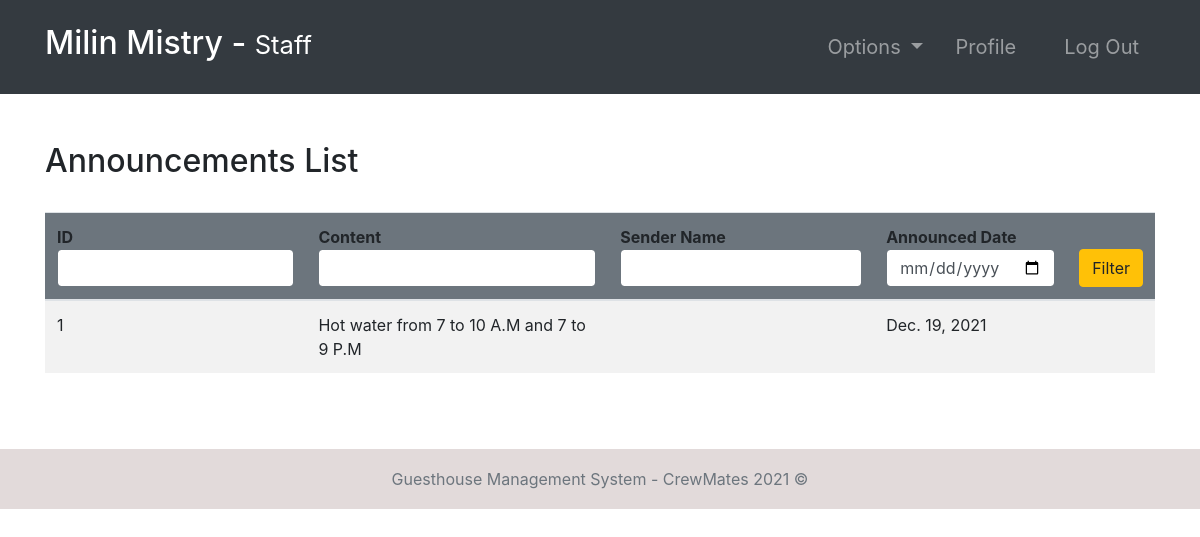
/announcements/ (signed in), run on the app's committed database.
### hotel/models.py (models this page shows, shortened)
class Announcement(models.Model):
    content = models.TextField()
    sender = models.ForeignKey(Employee, null=True, on_delete=models.CASCADE)
    date = models.DateField(default=timezone.now)

### hotel/views.py (the view, shortened to what this page needs)
# urls.py: path('announcements/', announcements, name="announcements"),
@ login_required(login_url='login')
def announcements(request):
    role = str(request.user.groups.all()[0])
    path = role + "/"
    announcements = Announcement.objects.all()
    context = {
        "role": role,
        'announcements': announcements
    }
    return render(request, path + "announcements.html", context)

### Templates/staff/announcements.html
{% extends '../index.html' %}
{% block context %}
{% include '../common_pages/authorized-announcements.html' %}
{% endblock %}

### Templates/incs/nav.html (shortened to what this page needs)
<nav class="navbar navbar-dark bg-dark navbar-expand-lg py-3 " role="navigation">
    <div class="container">
        <a href="" class="navbar-brand">
            <h2 class="text-capitalize">
                {{ request.user.first_name }} {{ request.user.last_name }} -
                <small>
                    {{ role }}
                </small>
            </h2>
        </a>
        <div class="collapse navbar-collapse" id="navbarTags">
            <ul class="navbar-nav ml-auto">
                <li class="nav-item dropdown p-2">
                    <a class="nav-link dropdown-toggle" href="#" id="navbarDropdown" role="button"
                        data-toggle="dropdown" aria-haspopup="true" aria-expanded="false">
                        Options
                    </a>
                </li>
                <li class="nav-item mr-3 p-2">
                    {% if role == 'staff' or role == 'receptionist' or role == 'admin' or role == 'manager' %}
                    <a href="{% url 'employee-profile' user.id %}" class="nav-link">Profile</a>
                    {% endif %}
                </li>
                <li class="nav-item p-2 ">
                    <a href="{% url 'logout' %}" class="nav-link">Log Out</a>
                </li>
            </ul>
        </div>
    </div>
</nav>

### Templates/common_pages/authorized-announcements.html (shortened to what this page needs)
<div class="container py-5">
    <div class="table-header row">
        <div class="col-sm-12 col-md-12 col-lg-4 mb-4">
            <h2>Announcements List</h2>
        </div>
    </div>
    <table class="table table-hover table-striped">
        <thead class="bg-secondary rounded">
            <tr>
                <form action="" method="POST">
                    <th>ID<input type="number" name="id" value="{{id}}" class="form-control border border-secondary">
                    </th>
                    <th>Content<input type="text" name="content" value="{{content}}"
                            class="form-control border border-secondary"></th>
                    <th>Sender Name<input type="text" name="name" value="{{name}}"
                            class="form-control border border-secondary"></th>
                    <th>Announced Date<input type="date" class="form-control border border-secondary" name="date"
                            value="{{date}}"></th>
                    <th><button type="submit" name="filter" class="btn btn-warning w-100">Filter</button></th>
                </form>
            </tr>
        </thead>
        <tbody>
            {% for announcement in announcements %}
            <tr>
                <td>{{announcement.id}}</td>
                <td>{{announcement.content}}</td>
                <td>{{announcement.sender.user.first_name}} {{announcement.sender.user.last_name}}</td>
                <td>{{announcement.date}}</td>
                {% if role == "manager" or role == "admin" %}
                <td> <a href="{% url 'deleteAnnouncement' announcement.id %}"
                        class="btn btn-sm btn-danger px-3">Delete</a> </td>
                {% else %}
                <td></td>
                {% endif %}
            </tr>
            {% endfor %}
        </tbody>
    </table>
</div>

### static/css/main.css (style rules this page uses)
* { margin: 0; padding: 0; -webkit-font-smoothing: antialiased; }
body { position: relative; }
nav .nav-item { font-size: 20px; }

### data on the page
Announcement: id "1", content "Hot water from 7 to 10 A.M and 7 to 9 P.M", date "Dec. 19, 2021"

### other printed values
{{ request.user.first_name }} "Milin"
{{ request.user.last_name }} "Mistry"
{{ role }} "Staff"
